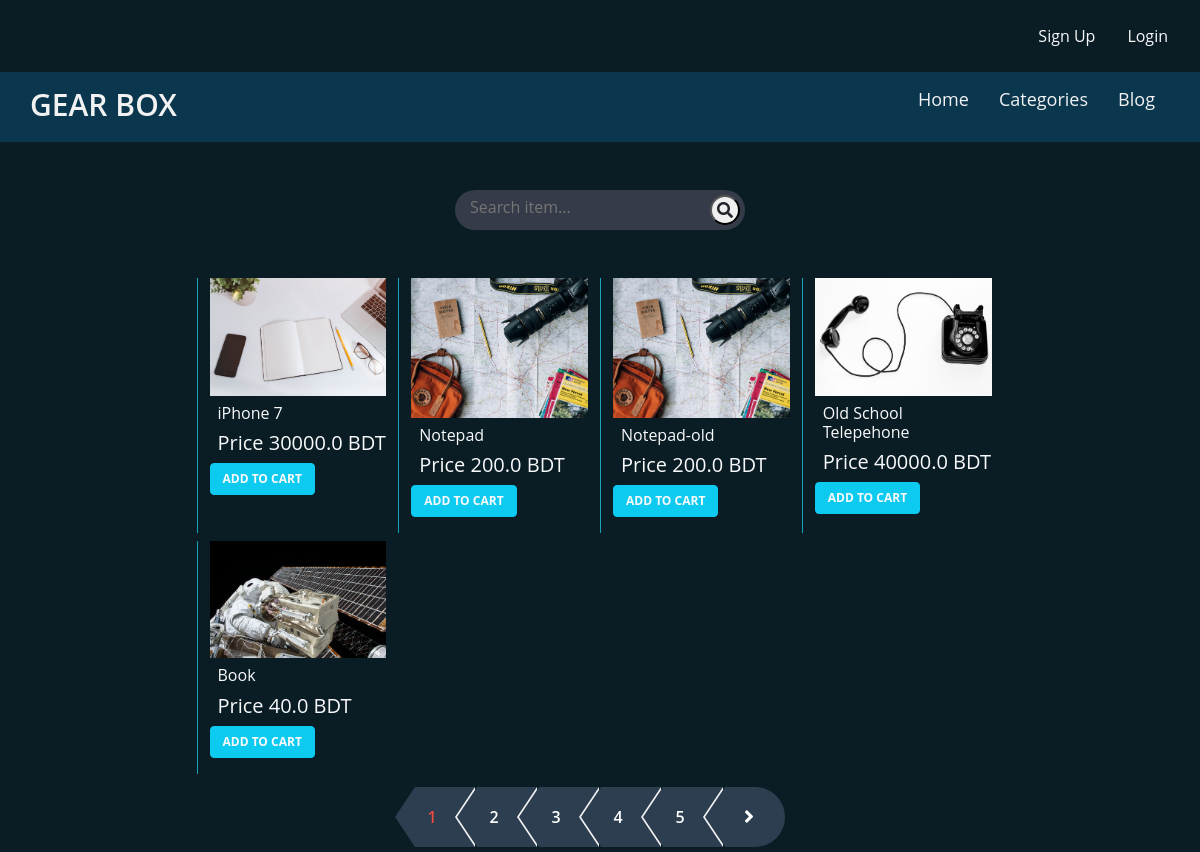
The app's page /, older data.
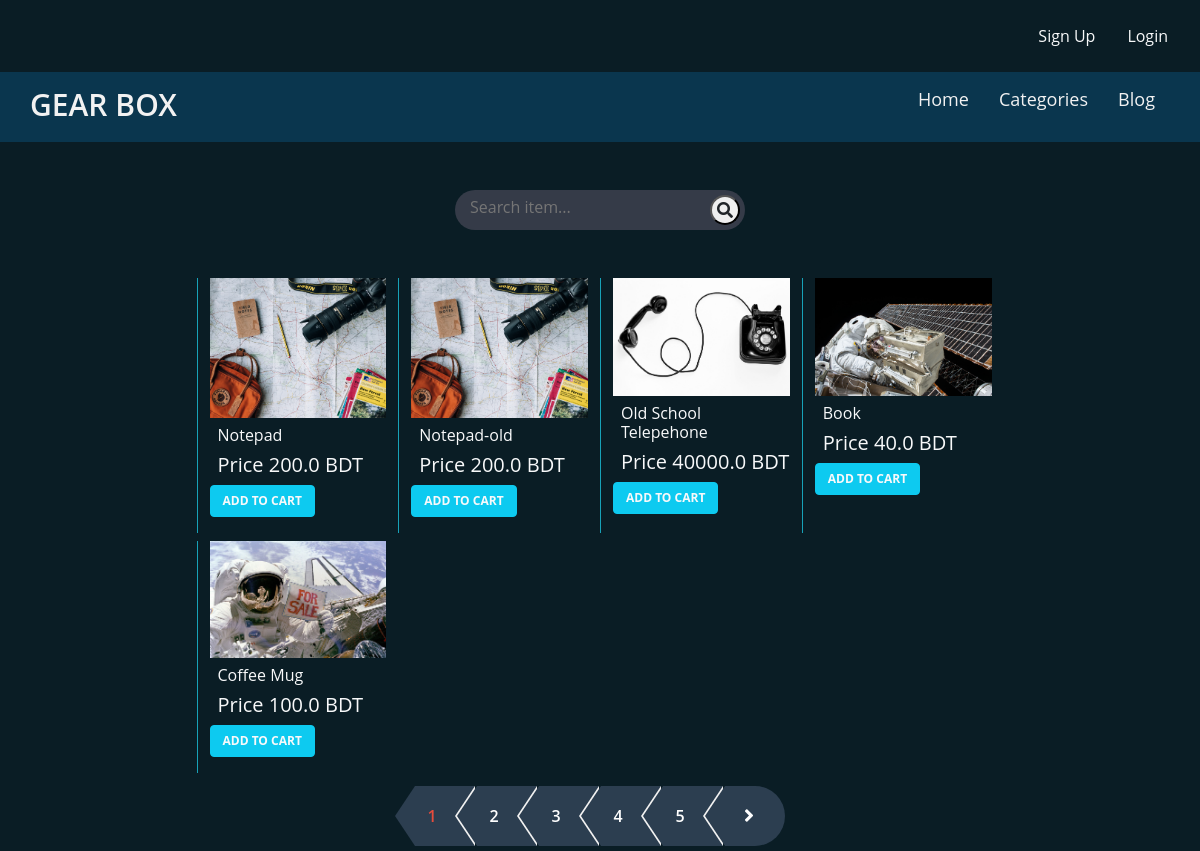
The same page, newer data.
### ecom/models.py (models this page shows, shortened)
class Product(models.Model):
    sub_cat = models.ForeignKey(SubCategory, on_delete=models.CASCADE, null=True, blank=True)
    title = models.CharField(max_length=200)
    slug = models.SlugField(blank=True, null=True)
    description = models.TextField()
    price = models.FloatField()
    stock = models.PositiveIntegerField()
    image = models.ImageField(upload_to='ecom/photos')

### ecom/views.py (the view, shortened to what this page needs)
# urls.py: path('', product_view, name='product_list'),
def product_view(request, pk=None, p_or_c=None):
    if p_or_c is None:
        product_list = Product.objects.all()
    elif p_or_c == 'c':
        sub_cats = SubCategory.objects.get(pk=pk)
        product_list = sub_cats.product_set.all()
    else:
        product_list = []
    paginator = Paginator(product_list, 5)
    page_number = request.GET.get('page')
    page_obj = paginator.get_page(page_number)
    return render(request, 'ecom/product_list.html', {'page_obj': page_obj})

### ecom/context_processors.py (called while the page is built)
def category_processor(request):
    categories = Category.objects.all()
    return {"categories": categories}

### ecom/templates/ecom/product_list.html (shortened to what this page needs)
{% extends 'base.html' %}
{% block content %}
<div class="col-md-9 mx-auto">
    {% include 'ecom/search_item.html' %}
    <div class="container-fluid mt-5">
        <div class="row">
            {% if page_obj %}
            {% for pro in page_obj %}
            <div class="col-xs-6 col-sm-6 col-md-4 col-xl-3 mb-2" style="border-left:1px solid #17a2b8;">
                <figure class="figure">
                    <img class="figure-img img-fluid" src="{{ pro.image.url }}" alt="">
                    <figcaption>
                        <a class="text-decoration-none text-light"
                           href="{% url 'products:product_detail' slug=pro.slug  %}">
                            <div class="ms-2">
                                <h6>{{ pro.title }}</h6>
                                <h5>Price {{ pro.price }} BDT</h5>
                            </div>
                        </a>
                        <a href="{% url 'products:add_to_cart' pk=pro.pk %}"
                           class="btn btn-info btn-block nice-btn text-light">
                            add to cart
                        </a>
                    </figcaption>
                </figure>
            </div>
            {% endfor %}
            {% endif %}
        </div>
    </div>
    {% if page_obj %}
    <div class="pagination justify-content-center">
        <a href="#" class="num active">{{ page_obj.number }}</a>
        <a href="#" class="num">2</a>
        <a href="#" class="num">3</a>
        <a href="#" class="num">4</a>
        <a href="#" class="num">5</a>
        {% if page_obj.has_next %}
        <a href="?page={{ page_obj.next_page_number }}" class="next"><i class="fas fa-angle-right"></i></a>
        {% else %}
        <a href="#" class="next disabled" tabindex="-1" aria-disabled="true"><i class="fas fa-angle-right"></i></a>
        {% endif %}
    </div>
    {% endif %}
</div>
{% endblock %}

### templates/base.html (shortened to what this page needs)
<!doctype html>
{% load staticfiles %}
<html lang="en">
<head>
    <link href="https://cdn.jsdelivr.net/npm/bootstrap@5.0.2/dist/css/bootstrap.min.css" rel="stylesheet"
>
    <link rel="stylesheet" href="{% static 'css/all.css' %}">
    <link rel="stylesheet" href="{% static 'css/custom.css' %}">
</head>
<body>
<nav>
    <ol class="breadcrumb justify-content-end m-3">
        {% if user.is_authenticated %}
        <li class="nav-item">
            <a class="nav-link text-light" href="{% url 'products:cart' %}">Cart</a>
        </li>
        <li class="nav-item">
            <a class="nav-link text-light" href="{% url 'accounts:profile_view' username=user.username pk=user.pk %}">My Account</a>
        </li>
        <li class="nav-item">
            <a class="nav-link text-light" href="{% url 'accounts:logout' %}">Logout</a>
        </li>
        {% else %}
        <li class="nav-item">
            <a class="nav-link text-light" href="{% url 'accounts:signup' %}">Sign Up</a>
        </li>
        <li class="nav-item">
            <a class="nav-link text-light" href="{% url 'accounts:login' %}">Login</a>
        </li>
        {% endif %}
    </ol>
</nav>
<nav style="background:#0a364e;">
    <div class="wrapper">
        <div class="logo"><a href="{% url 'products:product_list' %}">GEAR BOX</a></div>
        <ul class="nav-links text-center">
            <li><a href="{% url 'products:product_list' %}">Home</a></li>
            <li>
                <a href="#" class="desktop-item">Categories</a>
            </li>
            <li class="nav-item"><a href="{% url 'blog:blog' %}">Blog</a></li>
        </ul>
    </div>
</nav>
<div class="position-absolute top-0 end-0 p-3">
</div>
<div class="container">
    <div class="row mt-5">
        {% block content %}{% endblock %}
    </div>
</div>
</body>
</html>

### ecom/templates/ecom/search_item.html (shortened to what this page needs)
        <div class="d-flex justify-content-center">
            <form action="{% url 'products:item_search' %}" method="post">
                <div class="searchbar">
                    <input class="search_input text-light" type="text" name="searched" placeholder="Search item...">
                    <button class="search_icon"><i class="fas fa-search text-dark"></i></button>
                </div>
            </form>
        </div>

### static/css/all.css (style rules this page uses)
.fa, .fas, .far, .fal, .fad, .fab { -moz-osx-font-smoothing: grayscale; -webkit-font-smoothing: antialiased; display: inline-block; font-style: normal; font-variant: normal; text-rendering: auto; line-height: 1; }
.fa-angle-right:before { content: "\f105"; }
.fa-search:before { content: "\f002"; }
.fa, .fas { font-family: 'Font Awesome 5 Free'; font-weight: 900; }

### static/css/custom.css (style rules this page uses)
* { margin:0; padding:0; }
body { background-color: #0a1d25; color:white; font-family: 'Montserrat', sans-serif; }
nav .wrapper { position: relative; max-width: 1300px; padding: 0px 30px; height: 70px; line-height: 70px; margin: auto; display: flex; align-items: center; justify-content: space-between; }
.wrapper .logo a { color: #f2f2f2; font-size: 30px; font-weight: 600; text-decoration: none; }
.wrapper .nav-links { display: inline-flex; }
.nav-links li { list-style: none; }
.nav-links li a { color: #f2f2f2; text-decoration: none; font-size: 18px; font-weight: 500; padding: 9px 15px; border-radius: 5px; transition: all 0.3s ease; }
.nice-btn { font-size:12px; font-weight:bold; text-align:center; text-transform:uppercase; }
.searchbar { margin-bottom: auto; margin-top: auto; height: 40px; background-color: #353b48; border-radius: 30px; padding: 5px; }
.search_input { border: 0; outline: 0; background: none; width: 250px; padding: 0 10px; }
.search_icon { color: #17a2b8; height: 30px; width: 30px; float: right; display: flex; justify-content: center; align-items: center; border-radius: 50%; text-decoration:none; }
* { margin: 0; padding: 0; font-family: "Open Sans",sans-serif; }
.pagination { text-align: center; }
.pagination a { text-decoration:none; margin: 5px 1px; display: inline-block; width: 60px; background: #2c3e50; height: 60px; line-height: 60px; color: #fff; font-weight: 600; transition: 0.3s; position: relative; padding-right: 26px; }
.prev,.next { padding-right: 12px !important; font-size: 20px; }
.active { color: #e74c3c !important; }
.next { border-radius: 0 30px 30px 0; }
.pagination a::before,.pagination a:after { content: ""; position: absolute; border-top: 30px solid transparent; border-bottom: 30px solid transparent; }
.num::before,.next::before { border-right: 20px solid #2c3e50; right: 100%; }
.num:after,.prev:after { border-right: 20px solid #f1f1f1; right: 0; }

Row changes from the older to the newer data that the page shows:
removed Product: image (picture), title "iPhone 7", price "30000.0"
now on this page (row unchanged): Product: image (picture), title "Coffee Mug", price "100.0"
